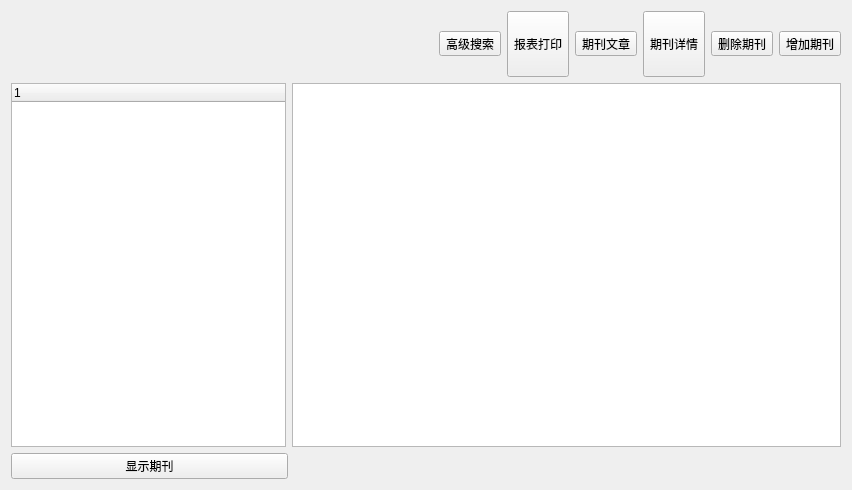
<?xml version="1.0" encoding="UTF-8"?>
<ui version="4.0">
 <class>WinJournalCatalog</class>
 <widget class="QWidget" name="WinJournalCatalog">
  <property name="geometry">
   <rect>
    <x>0</x>
    <y>0</y>
    <width>852</width>
    <height>490</height>
   </rect>
  </property>
  <property name="windowTitle">
   <string>WinJournalCatalog</string>
  </property>
  <layout class="QVBoxLayout" name="verticalLayout">
   <item>
    <layout class="QHBoxLayout" name="horizontalLayout">
     <item>
      <spacer name="horizontalSpacer">
       <property name="orientation">
        <enum>Qt::Horizontal</enum>
       </property>
       <property name="sizeHint" stdset="0">
        <size>
         <width>178</width>
         <height>20</height>
        </size>
       </property>
      </spacer>
     </item>
     <item>
      <widget class="QToolButton" name="btn_search">
       <property name="text">
        <string>高级搜索</string>
       </property>
       <property name="icon">
        <iconset resource="MainWin.qrc">
         <normaloff>:/Icon/Resources/图标/Search_complex.ico</normaloff>:/Icon/Resources/图标/Search_complex.ico</iconset>
       </property>
       <property name="iconSize">
        <size>
         <width>38</width>
         <height>38</height>
        </size>
       </property>
       <property name="toolButtonStyle">
        <enum>Qt::ToolButtonTextUnderIcon</enum>
       </property>
      </widget>
     </item>
     <item>
      <widget class="QToolButton" name="btn_print">
       <property name="maximumSize">
        <size>
         <width>16777000</width>
         <height>67</height>
        </size>
       </property>
       <property name="text">
        <string>报表打印</string>
       </property>
       <property name="icon">
        <iconset resource="MainWin.qrc">
         <normaloff>:/Icon/Resources/图标/printer_128px_25992_easyicon.net.png</normaloff>:/Icon/Resources/图标/printer_128px_25992_easyicon.net.png</iconset>
       </property>
       <property name="iconSize">
        <size>
         <width>40</width>
         <height>50</height>
        </size>
       </property>
       <property name="toolButtonStyle">
        <enum>Qt::ToolButtonTextUnderIcon</enum>
       </property>
      </widget>
     </item>
     <item>
      <widget class="QToolButton" name="btn_article">
       <property name="text">
        <string>期刊文章</string>
       </property>
       <property name="icon">
        <iconset resource="MainWin.qrc">
         <normaloff>:/Icon/Resources/图标/page_128px_535768_easyicon.net.png</normaloff>:/Icon/Resources/图标/page_128px_535768_easyicon.net.png</iconset>
       </property>
       <property name="iconSize">
        <size>
         <width>38</width>
         <height>38</height>
        </size>
       </property>
       <property name="toolButtonStyle">
        <enum>Qt::ToolButtonTextUnderIcon</enum>
       </property>
      </widget>
     </item>
     <item>
      <widget class="QToolButton" name="btn_journalInfo">
       <property name="minimumSize">
        <size>
         <width>0</width>
         <height>66</height>
        </size>
       </property>
       <property name="text">
        <string>期刊详情</string>
       </property>
       <property name="icon">
        <iconset resource="MainWin.qrc">
         <normaloff>:/Icon/Resources/图标/book_simple.ico</normaloff>:/Icon/Resources/图标/book_simple.ico</iconset>
       </property>
       <property name="iconSize">
        <size>
         <width>38</width>
         <height>38</height>
        </size>
       </property>
       <property name="toolButtonStyle">
        <enum>Qt::ToolButtonTextUnderIcon</enum>
       </property>
      </widget>
     </item>
     <item>
      <widget class="QToolButton" name="btn_delete">
       <property name="text">
        <string>删除期刊</string>
       </property>
       <property name="icon">
        <iconset resource="MainWin.qrc">
         <normaloff>:/Icon/Resources/图标/remove_24px_35144_easyicon.net.ico</normaloff>:/Icon/Resources/图标/remove_24px_35144_easyicon.net.ico</iconset>
       </property>
       <property name="iconSize">
        <size>
         <width>50</width>
         <height>40</height>
        </size>
       </property>
       <property name="toolButtonStyle">
        <enum>Qt::ToolButtonTextUnderIcon</enum>
       </property>
      </widget>
     </item>
     <item>
      <widget class="QToolButton" name="btn_add">
       <property name="text">
        <string>增加期刊</string>
       </property>
       <property name="icon">
        <iconset resource="MainWin.qrc">
         <normaloff>:/Icon/Resources/图标/add_plus_128px_11093_easyicon.net.ico</normaloff>:/Icon/Resources/图标/add_plus_128px_11093_easyicon.net.ico</iconset>
       </property>
       <property name="iconSize">
        <size>
         <width>38</width>
         <height>38</height>
        </size>
       </property>
       <property name="toolButtonStyle">
        <enum>Qt::ToolButtonTextUnderIcon</enum>
       </property>
      </widget>
     </item>
    </layout>
   </item>
   <item>
    <layout class="QHBoxLayout" name="horizontalLayout_2" stretch="1,2">
     <item>
      <widget class="QTreeWidget" name="m_catalogTree">
       <column>
        <property name="text">
         <string notr="true">1</string>
        </property>
       </column>
      </widget>
     </item>
     <item>
      <widget class="QTableView" name="m_journalTable">
       <attribute name="horizontalHeaderStretchLastSection">
        <bool>true</bool>
       </attribute>
      </widget>
     </item>
    </layout>
   </item>
   <item>
    <layout class="QHBoxLayout" name="horizontalLayout_3" stretch="1,2">
     <item>
      <widget class="QPushButton" name="btn_show">
       <property name="text">
        <string>显示期刊</string>
       </property>
       <property name="icon">
        <iconset resource="MainWin.qrc">
         <normaloff>:/Icon/Resources/图标/Magazine_simple.png</normaloff>:/Icon/Resources/图标/Magazine_simple.png</iconset>
       </property>
      </widget>
     </item>
     <item>
      <spacer name="horizontalSpacer_2">
       <property name="orientation">
        <enum>Qt::Horizontal</enum>
       </property>
       <property name="sizeHint" stdset="0">
        <size>
         <width>40</width>
         <height>20</height>
        </size>
       </property>
      </spacer>
     </item>
    </layout>
   </item>
  </layout>
  <action name="actionSearchJournal">
   <property name="icon">
    <iconset resource="MainWin.qrc">
     <normaloff>:/Icon/Resources/图标/Search_complex.ico</normaloff>:/Icon/Resources/图标/Search_complex.ico</iconset>
   </property>
   <property name="text">
    <string>高级搜索</string>
   </property>
  </action>
  <action name="actionArticle">
   <property name="icon">
    <iconset resource="MainWin.qrc">
     <normaloff>:/Icon/Resources/图标/page_128px_535768_easyicon.net.png</normaloff>:/Icon/Resources/图标/page_128px_535768_easyicon.net.png</iconset>
   </property>
   <property name="text">
    <string>期刊文章</string>
   </property>
  </action>
  <action name="actionRemoveJournal">
   <property name="icon">
    <iconset resource="MainWin.qrc">
     <normaloff>:/Icon/Resources/图标/remove_24px_35144_easyicon.net.ico</normaloff>:/Icon/Resources/图标/remove_24px_35144_easyicon.net.ico</iconset>
   </property>
   <property name="text">
    <string>删除期刊</string>
   </property>
  </action>
  <action name="actionAddJournal">
   <property name="icon">
    <iconset resource="MainWin.qrc">
     <normaloff>:/Icon/Resources/图标/add_plus_128px_11093_easyicon.net.ico</normaloff>:/Icon/Resources/图标/add_plus_128px_11093_easyicon.net.ico</iconset>
   </property>
   <property name="text">
    <string>增加期刊</string>
   </property>
  </action>
 </widget>
 <layoutdefault spacing="6" margin="11"/>
 <resources>
  <include location="MainWin.qrc"/>
 </resources>
 <connections/>
</ui>
